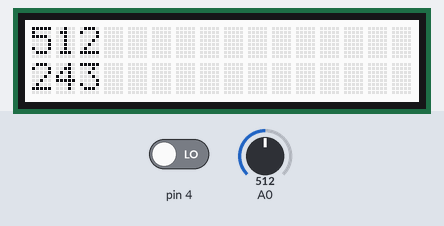
Simulated run of this sketch. Board: Arduino Uno, built with avr-gcc and run on an emulated ATmega328P. On the bench: 16×2 character LCD. The test bench sets the inputs (shaded band); at power-on: A0 = 512, pin 4 LOW. Random numbers use the default seed unless the sketch sets one.

Above: at 1.2 s.
1.3 s: A0 set to 0
At 1.76 s:
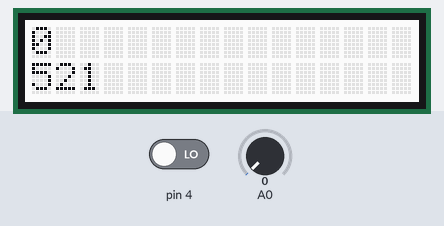
2.8 s: A0 set to 693
At 3.1 s:
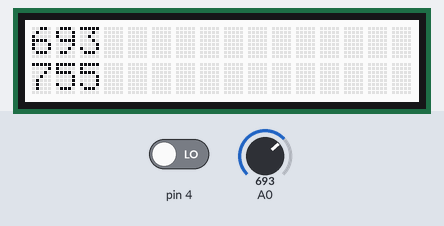
5.8 s: A0 set to 718
At 6.4 s:
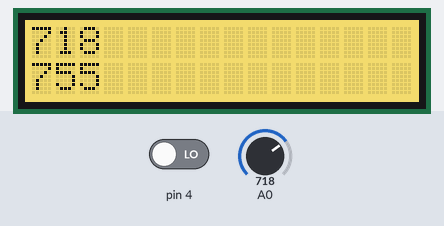
8.8 s: pin 4 driven HIGH
At 9.7 s:
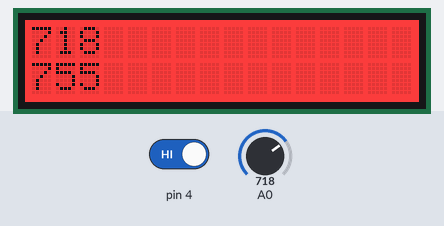
11.8 s: pin 4 driven LOW
At 13.1 s:
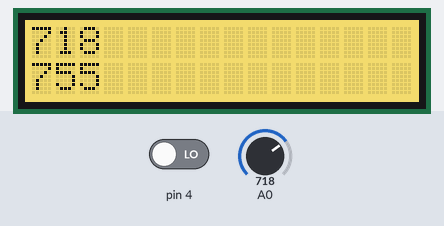
Timing chart, 0 to 14.8 s (numbered marks = the images above; inputs shaded):
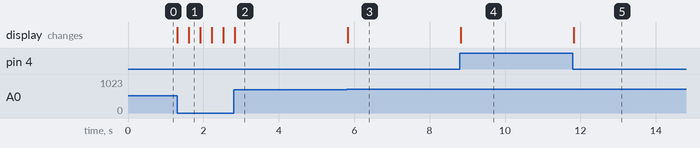

The sketch:

spil_lock.ino
```cpp
#include <DS1307.h>
#include <rgb_lcd.h> //lav kortere delay for tid efter den er under 800 igen
#include <MMA7660.h>
#include <Wire.h>


rgb_lcd lcd;

int spilValue;
int randomNummer = random (50,973);
bool knap;

void setup()
{
    lcd.begin(16, 2);
    lcd.setRGB(255, 255, 255);

    pinMode(4,INPUT);
}

void loop()
{
  lcd.clear();

  knap = digitalRead(4);

  // set the cursor to column 0, line 1

  // (note: line 1 is the second row, since counting begins with 0):
  lcd.setCursor(0, 0);

  spilValue = analogRead(A0);

  lcd.print(spilValue);
  //delay(100);

   //int randomNummer = random (50,973);
   lcd.setCursor(0, 1);
   lcd.print(randomNummer);
   //delay(100);


 if(spilValue > randomNummer -50 && spilValue < randomNummer + 50)
 {
      lcd.setRGB(245,212,66);

      functionSos();
 }

 if(spilValue > randomNummer + 50 or spilValue < randomNummer - 50)
 {
  lcd.setRGB(255, 255, 255);
 }

 if(spilValue == 0)
 {
  randomNummer = random (50,973);
  lcd.setRGB(255, 255, 255);
 }

}

void functionSos()
{

 if(spilValue > randomNummer - 25 && spilValue < randomNummer + 25)
 {
    if(knap == 1)
    {
      lcd.setRGB(0, 255, 10); //aka rigtigt
      delay(5);

    }
 }


 if(spilValue > randomNummer + 25 || spilValue < randomNummer - 25)
 {
    if(knap == 1)
    {
      lcd.setRGB(255, 0, 0); //aka forkert
    }
 }
}
```

Measured:
- the behaviour switches between 705 and 706 on A0 (found by bisection; images 2 and 3)
